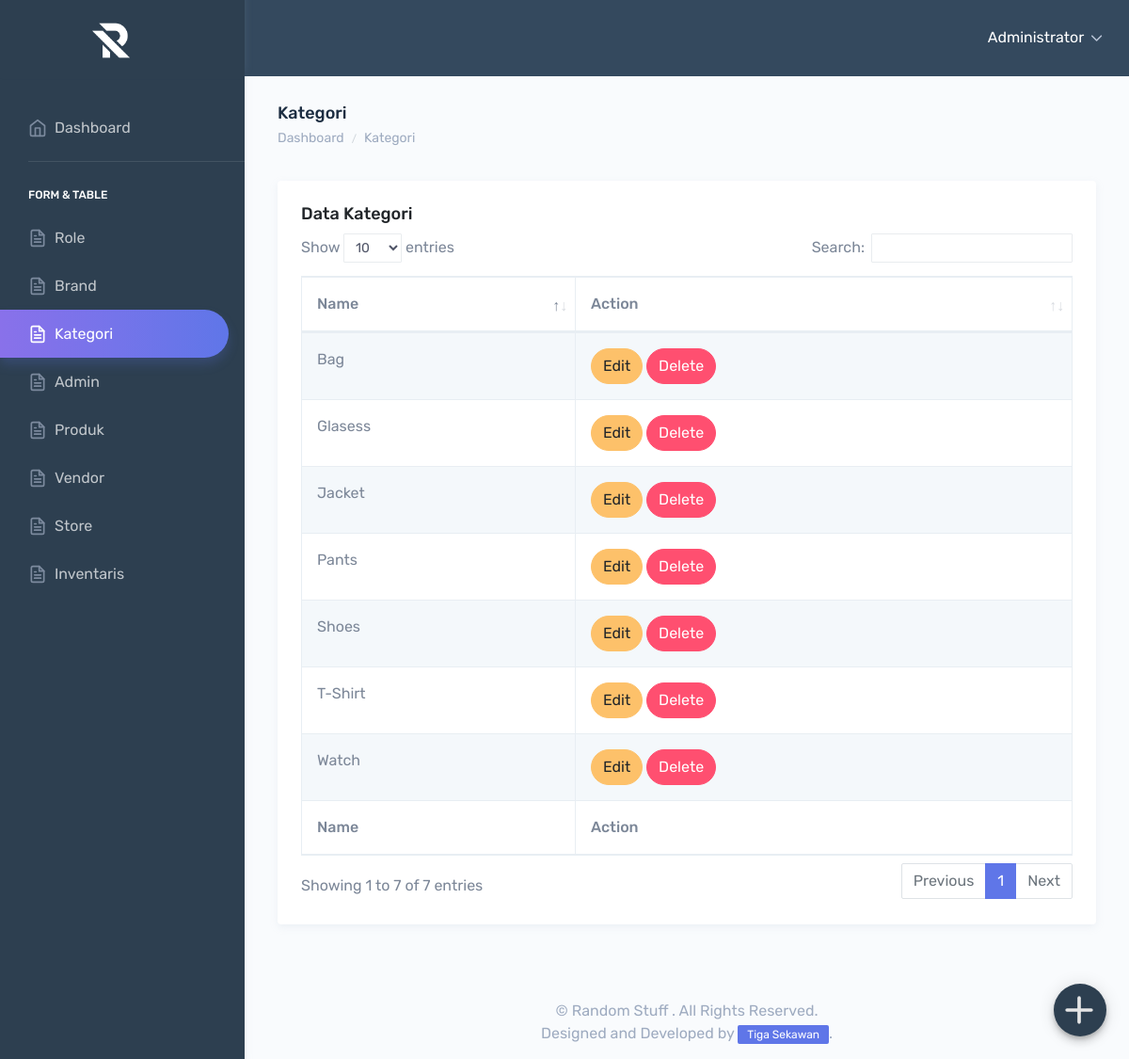
Screenshot of /kategori/index.php (signed in) with the database file from the repository.
### tables this page shows
CREATE TABLE `kategori` (
  `id_kategori` int(11) NOT NULL,
  `nama_kategori` varchar(50) NOT NULL
);

### models/Kategori.php (called while the page is built, shortened)
<?php
require_once $BASE_URL . "/libraries/Model.php";
    $kategori = new Kategori();
?>

### libraries/Database.php (called while the page is built, shortened)
<?php
    class Database{
        private $DB_HOST = 'localhost';
        private $DB_USER = 'root';
        private $DB_PASS = '';
        private $DB_NAME = 'random_stuff';
        public function __construct(){
            $this->conn = new PDO("mysql:host=" . $this->DB_HOST .";dbname=" . $this->DB_NAME, $this->DB_USER, $this->DB_PASS);
        }
    }
?>

### libraries/Model.php (called while the page is built, shortened)
<?php
require_once "Database.php";
    class Model extends Database{
        public function all(){
            $sql = "SELECT * FROM " . $this->table;
            $query = $this->conn->query($sql);
            $rows = $query->fetchAll();
            return $rows;
        }
    }
?>

### kategori/index.php (the view, shortened to what this page needs)
<?php
	require_once "../autoload.php";
    require_once $BASE_URL . "/models/Kategori.php";
?>
<div id="main-wrapper" data-theme="light" data-layout="vertical" data-navbarbg="skin6" data-sidebartype="full" data-sidebar-position="fixed" data-header-position="fixed" data-boxed-layout="full">
        <div class="page-wrapper">
            <div class="page-breadcrumb">
                <div class="row">
                    <div class="col-7 align-self-center">
                        <h4 class="page-title text-truncate text-dark font-weight-medium mb-1">Kategori</h4>
                        <div class="d-flex align-items-center">
                            <nav aria-label="breadcrumb">
                                <ol class="breadcrumb m-0 p-0">
                                    <li class="breadcrumb-item"><a href="../dashboard/index.php" class="text-muted">Dashboard</a></li>
                                    <li class="breadcrumb-item text-muted active" aria-current="page">Kategori</li>
                                </ol>
                            </nav>
                        </div>
                        <div>
						    <div class="btn-google docs-homescreen-fab" >
                                <a class="white" href="add.php">
                                    <span class="add-data" data-feather="plus" width="50px" height="50px"></span>
                                </a>
                            </div>
                        </div>
                    </div>
                </div>
            </div>
            <div class="container-fluid">
                <div class="row">
                    <div class="col-12">
                        <div class="card">
                            <div class="card-body">
                                <h4 class="card-title">Data Kategori</h4>
                                <div class="table-responsive">
                                    <table id="zero_config" class="table table-striped table-bordered display no-wrap"
                                        style="width:100%">
                                        <thead>
                                            <tr>
                                                <th>Name</th>
                                                <th>Action</th>
                                            </tr>
                                        </thead>
                                        <tbody>
										<?php
											foreach($kategori->all() as $data){
												?>
													<tr>
														<td><?= $data['nama_kategori'] ?></td>
														<td>
															<a class="btn btn-warning" href="edit.php?id=<?= $data['id_kategori'] ?>">Edit</a>
                                                            <a class="btn btn-danger" href="delete.php?id=<?= $data['id_kategori'] ?>">Delete</a>
														</td>
													</tr>
												<?php
											}
										?>
                                        </tbody>
                                        <tfoot>
                                            <tr>
                                                <th>Name</th>
                                                <th>Action</th>
                                            </tr>
                                        </tfoot>
                                    </table>
                                </div>
                            </div>
                        </div>
                    </div>
                </div>
            </div>
            <footer class="footer text-center text-muted">
            &copy Random Stuff . All Rights Reserved. <br> Designed and Developed by <span class="badge badge-primary">Tiga Sekawan</span>.
            </footer>
        </div>
    </div>

### rows the page displays
kategori: nama_kategori "T-Shirt"
kategori: nama_kategori "Pants"
kategori: nama_kategori "Jacket"
kategori: nama_kategori "Bag"
kategori: nama_kategori "Glasess"
kategori: nama_kategori "Watch"
kategori: nama_kategori "Shoes"

### other values shown
$_SESSION['role'] "Administrator"
